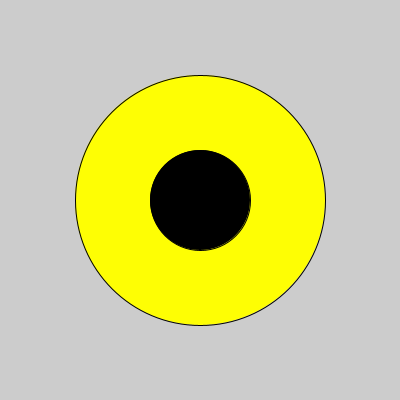
Frame 1 (no input)
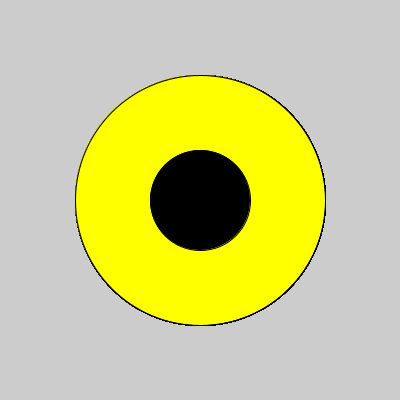
Frame 60 (the mouse pressed at the canvas centre just before this capture)
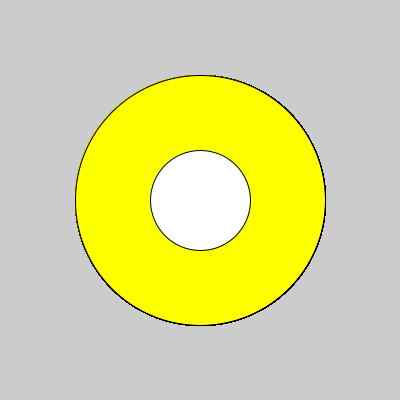
Frame 120 (the mouse held since frame 60 and released just before this capture)

The Processing sketch that drew these frames (run headless with seeded random() and noise(); from frame 60 on, the mouse is pressed at the canvas centre):

// Processing sketch: processing_152010
// ── processing_152010.pde

//Variables are declared at the top of the program.
int circleX, circleY;
 
int x, y;
 
//This is a setup function:
void setup() {
 
size(400, 400);
 
smooth(8);
}
 
//This is a draw function:
void draw() {
 
x = mouseX;
 
y = mouseY;
 
quadCircle(200, 200, 250, 255, 255, 0, 250);
 
//println(mouseOverCircle(750, 750, x, y, 50) == true){
 
if (mouseOverCircle(200, 200, x, y, 100) == true) {
 
fill(255);
}
 
else {
 
fill(0);
}
 
ellipse(200, 200, 100, 100);
}
 
void quadCircle(int circleX, int circleY, int size, int red, int green, int blue, int alpha) {
 
fill (red, green, blue, alpha);
 
ellipse(circleX, circleY, size, size);
}
 
boolean mouseOverCircle(int circleX, int circleY, int x, int y, int size) {
 
if (dist(circleX, circleY, x, y) < size/2) {
 
return true;
}
 
else {
 
return false;
}
}
